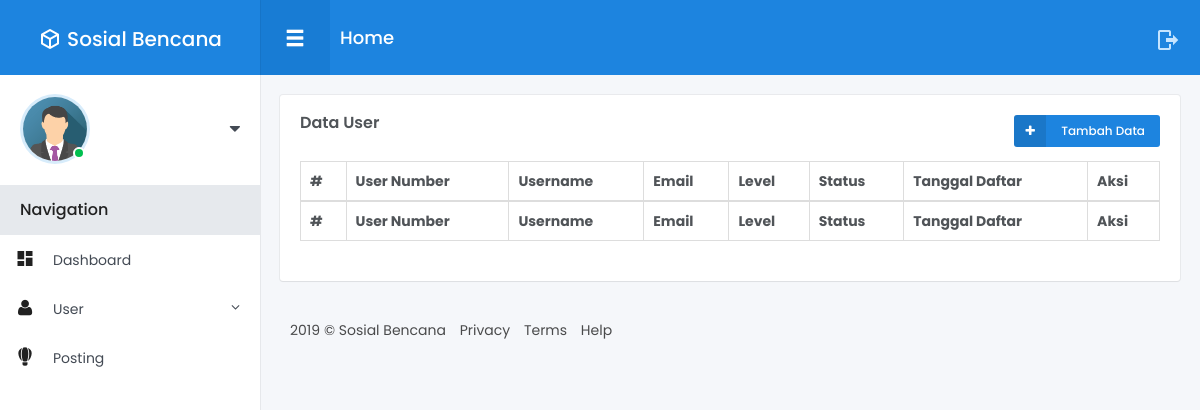
Page /index.php/admin/user on the earlier database version.
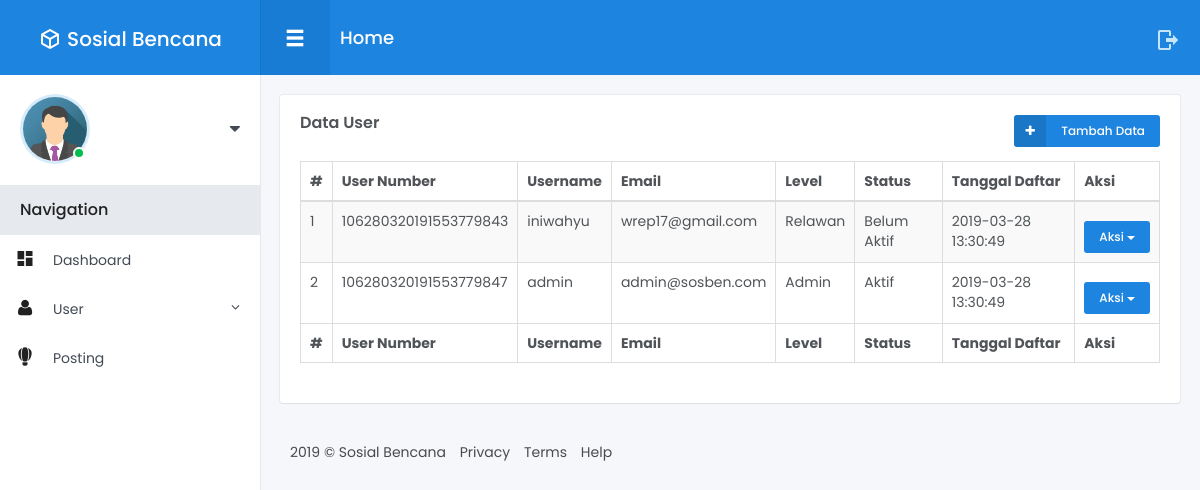
Same page on the later database version.
### tables this page shows
CREATE TABLE `user` (
  `id_user` int(11) NOT NULL,
  `num` varchar(100) NOT NULL,
  `id_level` int(11) NOT NULL,
  `id_status` int(11) DEFAULT NULL,
  `nama` varchar(255) DEFAULT NULL,
  `email` varchar(255) NOT NULL,
  `username` varchar(32) NOT NULL,
  `password` varchar(100) NOT NULL,
  `tgl_lahir` date DEFAULT NULL,
  `j_kel` enum('Laki Laki','Perempuan','','') DEFAULT NULL,
  `phone` varchar(13) DEFAULT NULL,
  `avatar` varchar(255) DEFAULT NULL,
  `token` varchar(256) NOT NULL,
  `verifikasi` timestamp NULL DEFAULT NULL,
  `tanggal` timestamp NULL DEFAULT NULL
);

CREATE TABLE `level` (
  `id_level` int(11) NOT NULL,
  `kode_level` varchar(10) NOT NULL,
  `level` varchar(50) NOT NULL,
  `tanggal` timestamp NOT NULL DEFAULT CURRENT_TIMESTAMP ON UPDATE CURRENT_TIMESTAMP
);

CREATE TABLE `status` (
  `id_status` int(11) NOT NULL,
  `kode_status` int(11) NOT NULL,
  `nama_status` varchar(50) NOT NULL,
  `tanggal` timestamp NOT NULL DEFAULT CURRENT_TIMESTAMP ON UPDATE CURRENT_TIMESTAMP
);

### application/controllers/Admin.php (called while the page is built, shortened)
<?php
class Admin extends CI_Controller {
	public function __construct()
	{
		$this->load->model('Admin_model');
		$this->load->model('Jumlah_model');
    }
    public function user()
    {
        $data1 = $this->Admin_model->dataUser()->result_array();
        $data2 = $this->Admin_model->dataLevel()->result_array();
        $data3 = $this->Admin_model->dataStatus()->result_array();
        $data = array(
            'user' => $data1,
            'level' => $data2,
            'status' => $data3,
        );
        $this->load->view('Admin/User/index', $data);
    }
}

### index.php (called while the page is built, shortened)
<?php
require_once BASEPATH.'core/CodeIgniter.php';

### application/models/Admin_model.php (called while the page is built, shortened)
<?php
class Admin_model extends CI_Model {
    public function dataUser()
    {
        $this->db->select('*');
        $this->db->from('user');
        return $this->db->get();
    }
    public function dataLevel()
    {
        $this->db->select('*');
        $this->db->from('level');
        return $this->db->get();
    }
    public function dataStatus()
    {
        $this->db->select('*');
        $this->db->from('status');
        return $this->db->get();
    }
}

### application/views/Admin/User/index.php (the view, shortened to what this page needs)
<!DOCTYPE html>
<html lang="en">
<head>
	<?php $this->load->view('Admin/include/css'); ?>
</head>
<body>
<div class="main-menu">
	<header class="header">
		<?php $this->load->view('Admin/include/header'); ?>
	</header>
	<div class="content">
        <?php $this->load->view('Admin/include/sidebar'); ?>
	</div>
</div>
<div class="fixed-navbar">
	<?php $this->load->view('Admin/include/navbar'); ?>
</div>
<div id="wrapper">
	<div class="main-content">
		<div class="row small-spacing">
            <div class="col-lg-12">
				<div class="box-content">
					<h4 class="box-title">Data User</h4>
					<div class="dropdown js__drop_down">
                        <a href="<?php echo base_url('admin/user/tambah'); ?>" class="btn btn-xs btn-primary btn-icon btn-icon-left waves-effect waves-light"><i class="ico fa fa-plus"></i> Tambah Data</a>
					</div>
					<table id="example" class="table table-striped table-bordered display" style="width:100%">
						<thead>
							<tr>
								<th>#</th>
								<th>User Number</th>
								<th>Username</th>
								<th>Email</th>
								<th>Level</th>
								<th>Status</th>
								<th>Tanggal Daftar</th>
								<th>Aksi</th>
							</tr>
						</thead>
						<tfoot>
							<tr>
								<th>#</th>
								<th>User Number</th>
								<th>Username</th>
								<th>Email</th>
								<th>Level</th>
								<th>Status</th>
								<th>Tanggal Daftar</th>
								<th>Aksi</th>
							</tr>
						</tfoot>
						<tbody>
							<?php
							$no = 1;
							foreach($user as $user) {
							?>
							<tr>
								<td><?php echo $no++; ?></td>
								<td><?php echo $user['num']; ?></td>
								<td><?php echo $user['username']; ?></td>
								<td><?php echo $user['email']; ?></td>
								<td>
									<?php
									foreach($level as $lev)
									{
										if($lev['kode_level'] == $user['id_level'])
										{
											echo $lev['level'];
										}
									}
									?>
								</td>
								<td>
									<?php
									foreach($status as $stat)
									{
										if($stat['kode_status'] == $user['id_status'])
										{
											echo $stat['nama_status'];
										}
									}
									?>
								</td>
								<td><?php echo $user['tanggal']; ?></td>
								<td>
									<div class="btn-group margin-top-10">
										<button type="button" class="btn btn-xs btn-block btn-primary dropdown-toggle" data-toggle="dropdown" aria-haspopup="true" aria-expanded="false">Aksi <span class="caret"></span></button>
									</div>
                                </td>
                            </tr>
							<?php } ?>
                        </tbody>
					</table>
				</div>
			</div>
		</div>
		<footer class="footer">
			<?php $this->load->view('Admin/include/footer'); ?>
		</footer>
	</div>
</div>
</body>
</html>

### application/views/Admin/include/css.php (shortened to what this page needs)
<link rel="stylesheet" href="<?php echo base_url(); ?>asset/admin/styles/style.min.css">
<link rel="stylesheet" href="<?php echo base_url(); ?>asset/admin/fonts/material-design/css/materialdesignicons.css">
<link rel="stylesheet" href="<?php echo base_url(); ?>asset/admin/plugin/mCustomScrollbar/jquery.mCustomScrollbar.min.css">
<link rel="stylesheet" href="<?php echo base_url(); ?>asset/admin/plugin/waves/waves.min.css">
<link rel="stylesheet" href="<?php echo base_url(); ?>asset/admin/plugin/sweet-alert/sweetalert.css">
<link rel="stylesheet" href="<?php echo base_url(); ?>asset/admin/plugin/chart/morris/morris.css">
<link rel="stylesheet" href="<?php echo base_url(); ?>asset/admin/plugin/datatables/media/css/dataTables.bootstrap.min.css">
<link rel="stylesheet" href="<?php echo base_url(); ?>asset/admin/plugin/datatables/extensions/Responsive/css/responsive.bootstrap.min.css">

### application/views/Admin/include/header.php (shortened to what this page needs)
<a href="<?php echo base_url('admin'); ?>" class="logo"><i class="ico mdi mdi-cube-outline"></i><?php echo SITE_NAME; ?></a>
<div class="user">
    <a href="#" class="avatar"><img src="<?php echo base_url('asset/img/sosial/avatar.png') ?>" alt=""><span class="status online"></span></a>
    <div class="control-wrap js__drop_down">
        <i class="fa fa-caret-down js__drop_down_button"></i>
    </div>
</div>

### application/views/Admin/include/sidebar.php (shortened to what this page needs)
<div class="navigation">
	<h5 class="title">Navigation</h5>
	<ul class="menu js__accordion">
		<li class="">
			<a class="waves-effect" href="<?php echo base_url('Admin'); ?>"><i class="menu-icon mdi mdi-view-dashboard"></i><span>Dashboard</span></a>
		</li>
		<li>
			<a class="waves-effect parent-item js__control" href="#"><i class="menu-icon fa fa-user"></i><span>User</span><span class="menu-arrow fa fa-angle-down"></span></a>
		</li>
		<li class="">
			<a class="waves-effect" href="<?php echo base_url('Admin/post'); ?>"><i class="menu-icon mdi mdi-airballoon"></i><span>Posting</span></a>
		</li>
	</ul>
</div>

### application/views/Admin/include/navbar.php
<div class="pull-left">
    <button type="button" class="menu-mobile-button glyphicon glyphicon-menu-hamburger js__menu_mobile"></button>
    <a href="<?php echo base_url('/'); ?>" style="color: #fff;"><h1 class="page-title">Home</h1></a>
</div>
<div class="pull-right">
    <a href="<?php echo base_url('logout'); ?>" class="ico-item mdi mdi-logout"></a>
</div>

### application/views/Admin/include/footer.php
<ul class="list-inline">
    <li><?php echo date('Y'); ?> © <?php echo SITE_NAME; ?></li>
    <li><a href="#">Privacy</a></li>
    <li><a href="#">Terms</a></li>
    <li><a href="#">Help</a></li>
</ul>

Differences in the rows shown:
added user: num "106280320191553779843", username "iniwahyu", email "wrep17@gmail.com", tanggal "2019-03-28 13:30:49"
added level: level "Relawan", shown under "106280320191553779843"
added status: nama_status "Belum Aktif", shown under "106280320191553779843"
added user: num "106280320191553779847", username "admin", email "admin@sosben.com", tanggal "2019-03-28 13:30:49"
added level: level "Admin", shown under "106280320191553779847"
added status: nama_status "Aktif", shown under "106280320191553779847"
